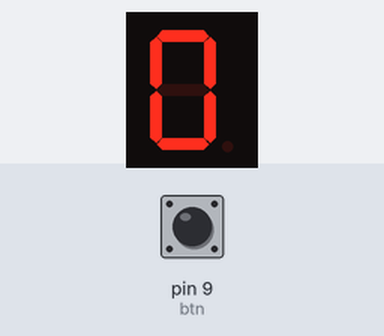
A sketch run on a simulated Arduino Uno, built with avr-gcc and run on an emulated ATmega328P. Shown: 1-digit seven-segment display. Wiring (inferred from the names in the program): 1-digit 7-segment display, segments lit when LOW: segments pin 2, pin 3, pin 4, pin 5, pin 6, pin 7, pin 8. The test bench sets the inputs (shaded band); at power-on: pin 9 (btn) LOW. The segment pins are drawn as the display they are named for; what the sketch prints to the serial monitor is not drawn.

Above: at 1.2 s.
1.3 s: pin 9 (btn) pulled HIGH for 0.15 s
At 2.0 s:
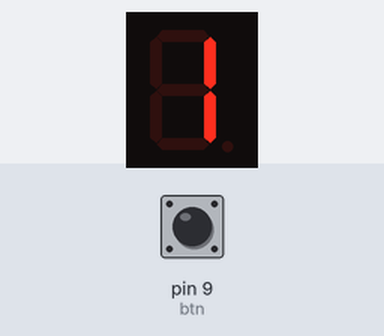
2.9 s: pin 9 (btn) pulled HIGH for 1 s
At 3.3 s:
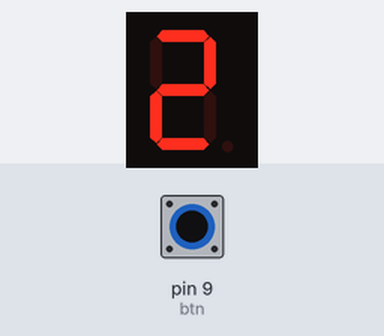
5.4 s: pin 9 (btn) pulled HIGH for 0.15 s
At 6.6 s:
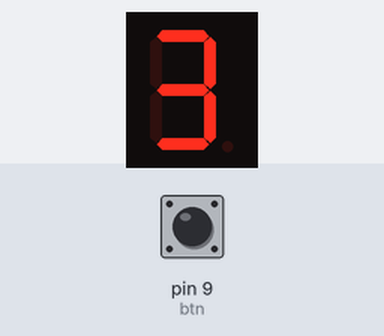
7.0 s: pin 9 (btn) pulled HIGH for 1 s
At 8.0 s:
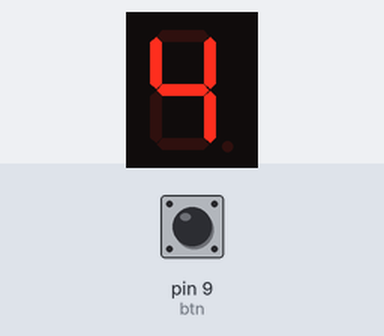
Timing chart, 0 to 10.0 s (numbered marks = the images above; inputs shaded):
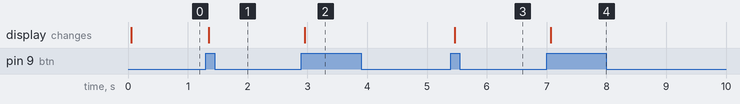

Measured:
- after the input at 1.3 s, the display: changes after 0.05 s (image 1)
- after the input at 2.9 s, the display: changes after 0.06 s (image 2)
- after the input at 5.4 s, the display: changes after 0.06 s (image 3)
- after the input at 7.0 s, the display: changes after 0.07 s (image 4)

The sketch:

Andy_L3_7SegWithBtn.ino
```cpp
/*
 * This code will run the numbers 0 to 9 on the 7 Segment display
 * and you are able to scroll through the numbers with a press of a button
 */


int a = 2; //initiaize the specified variable to the defined interger
int b = 3;
int c = 4;
int d = 5;
int e = 6;
int f = 7;
int g = 8;
int btn = 9;
int btnPushCounter = 0;
int btnState = 0;
int prvbtnState = 0;

void setup() {
  pinMode (a, OUTPUT); //assignes the given pin number to output
  pinMode (b, OUTPUT);
  pinMode (c, OUTPUT);
  pinMode (d, OUTPUT);
  pinMode (e, OUTPUT);
  pinMode (f, OUTPUT);
  pinMode (g, OUTPUT);
  pinMode (btn, INPUT);
  Serial.begin(9600);//sets up serial monitor
}
void clearAll() //sets up function clearAll
{
  digitalWrite (a, HIGH); //sends a specified signal (HIGH or LOW) to the port
  digitalWrite (b, HIGH);
  digitalWrite (c, HIGH);
  digitalWrite (d, HIGH);
  digitalWrite (e, HIGH);
  digitalWrite (f, HIGH);
  digitalWrite (g, HIGH);
}

void digitZero() //sets up the function with a name assigned to it
    {
  clearAll(); //calls the clearAll function
  digitalWrite(a, LOW);
  digitalWrite(b, LOW);
  digitalWrite(c, LOW);
  digitalWrite(d, LOW);
  digitalWrite(e, LOW);
  digitalWrite(f, LOW);
    }

void digitOne() //sets up the function with a name assigned to it
    {
  clearAll(); //calls the clearAll function
  digitalWrite(b, LOW);
  digitalWrite(c, LOW);
    }

void digitTwo() //sets up the function with a name assigned to it
    {
  clearAll(); //calls the clearAll function
  digitalWrite(a, LOW);
  digitalWrite(b, LOW);
  digitalWrite(d, LOW);
  digitalWrite(e, LOW);
  digitalWrite(g, LOW);
    }

void digitThree() //sets up the function with a name assigned to it
    {
  clearAll(); //calls the clearAll function
  digitalWrite(a, LOW);
  digitalWrite(b, LOW);
  digitalWrite(c, LOW);
  digitalWrite(d, LOW);
  digitalWrite(g, LOW);
    }

void digitFour() //sets up the function with a name assigned to it
    {
  clearAll(); //calls the clearAll function
  digitalWrite(b, LOW);
  digitalWrite(c, LOW);
  digitalWrite(f, LOW);
  digitalWrite(g, LOW);
    }

void digitFive() //sets up the function with a name assigned to it
    {
  clearAll(); //calls the clearAll function
  digitalWrite(a, LOW);
  digitalWrite(c, LOW);
  digitalWrite(d, LOW);
  digitalWrite(f, LOW);
  digitalWrite(g, LOW);
    }

void digitSix() //sets up the function with a name assigned to it
    {
  clearAll(); //calls the clearAll function
  digitalWrite(c, LOW);
  digitalWrite(d, LOW);
  digitalWrite(e, LOW);
  digitalWrite(f, LOW);
  digitalWrite(g, LOW);
    }

void digitSeven() //sets up the function with a name assigned to it
    {
  clearAll(); //calls the clearAll function
  digitalWrite(a, LOW);
  digitalWrite(b, LOW);
  digitalWrite(c, LOW);
    }

void digitEight() //sets up the function with a name assigned to it
    {
  clearAll(); //calls the clearAll function
  digitalWrite(a, LOW);
  digitalWrite(b, LOW);
  digitalWrite(c, LOW);
  digitalWrite(d, LOW);
  digitalWrite(e, LOW);
  digitalWrite(f, LOW);
  digitalWrite(g, LOW);
    }

void digitNine() //sets up the function with a name assigned to it
    {
  clearAll(); //calls the clearAll function
  digitalWrite(a, LOW);
  digitalWrite(b, LOW);
  digitalWrite(c, LOW);
  digitalWrite(d, LOW);
  digitalWrite(f, LOW);
  digitalWrite(g, LOW);
    }

void loop() {
  btnState = digitalRead (btn); //btnState will  read the values from pin 2
    if (btnState != prvbtnState){ //checks if btnState is equal to prvbtnState
      if (btnState == HIGH){ //if the btnState is reading HIGH, then run the code that follows
       btnPushCounter++; //adds one to the btnPushCounter
       Serial.println ("on"); //prints the following text to the serial montior
       Serial.print ("number of Pushes");
       Serial.println(btnPushCounter);
      }
    }else { //if the value is anything other than the values stated in the if statement
        Serial.println ("off"); //prints "off" to the serial monitor
      }

  delay (50); //delay to reduce bouncing


  prvbtnState = btnState; //sets the prvbtnState value to btnState value


  if (btnPushCounter == 0) { //if the counter is equal to designated number
    digitZero(); //calls the specified function
  }
  if (btnPushCounter == 1) {
    digitOne();
  }
  if (btnPushCounter == 2) {
    digitTwo();
  }
  if (btnPushCounter == 3) {
    digitThree();
  }
  if (btnPushCounter == 4) {
    digitFour();
  }
  if (btnPushCounter == 5) {
    digitFive();
  }
  if (btnPushCounter == 6) {
    digitSix();
  }
  if (btnPushCounter == 7) {
    digitSeven();
  }
  if (btnPushCounter == 8) {
    digitEight();
  }
  if (btnPushCounter == 9) {
    digitNine();
  }
  if (btnPushCounter == 10) {
    btnPushCounter = 0;
  }
}
```
